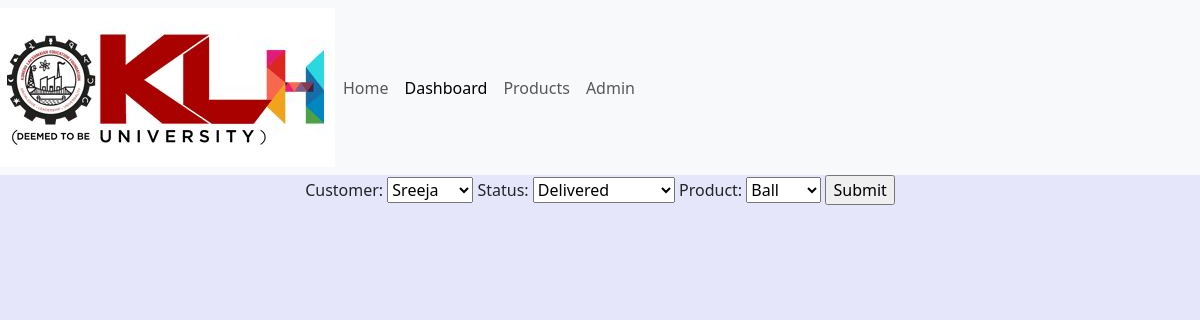
Page /update_order/11 on the committed database.
### ap/models.py (models this page shows)
class Order(models.Model):
    STATUS=(
        ('Pending','Pending'),
        ('Out for Delivery','Out for Delivery'),
        ('Delivered','Delivered')
    )
    customer=models.ForeignKey(Customer,null=True,on_delete=models.SET_NULL)
    status=models.CharField(max_length=100,null=True,choices=STATUS)
    product=models.ForeignKey(Product,null=True,on_delete=models.SET_NULL)

### ap/views.py (the view)
# urls.py: path('update_order/<str:pk>',views.updateOrder,name='update_order'),
def updateOrder(request,pk):
    order=Order.objects.get(id=pk)
    form=OrderForm(instance=order)
    if request.method=="POST":
        form=OrderForm(request.POST,instance=order)
        if form.is_valid():
            form.save()
            return redirect('/')
    context={'form':form}
    return render(request,'order_form.html',context)

### ap/forms.py
class OrderForm(ModelForm):
    class Meta:
        model=Order
        fields='__all__'

### ap/models.py (called while the page is built)
    def __str__(self):
        return self.Name

    def __str__(self):
        return self.Name

### templates/order_form.html (shortened to what this page needs)
{% extends 'base.html' %}
{% block content %}
<form action="" method="POST">
    {{form}}
    <input type="submit" name="submit">
</form>
{% endblock %}

### templates/base.html (style rules this page uses)
body { background-color: lavender; text-align: center; margin: auto; padding: 0%; }

### rows in the picture
Order: customer "Sreeja", status "Delivered", product "Ball"
